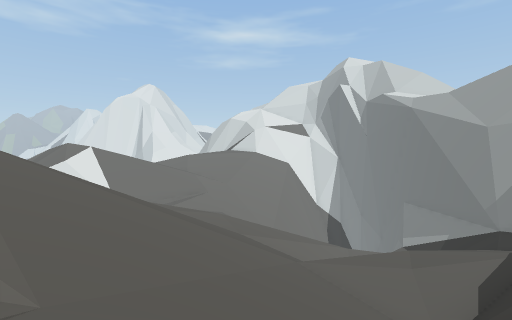
View 1 (above)

24 first-person views from a walk through a Unity game level. The camera is 1.2 m above the floor, tilts 4° down and sees 90° across. The floor is counted in squares, 1 m on a side. Each view is taken from the middle of a square. On the plan, view 1 faces up. The plan holds only what a view shows up to about 12 squares ahead; the rest is blank. The place goes on beyond the plan. The player is left out. Some surface patterns are stand-ins.

View 2
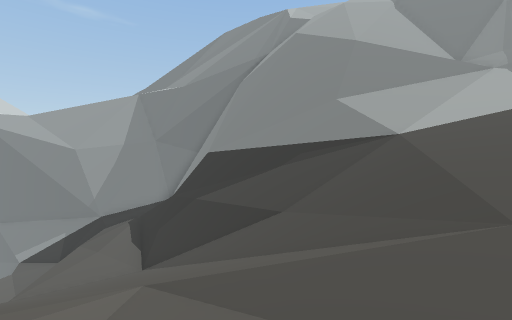

View 3
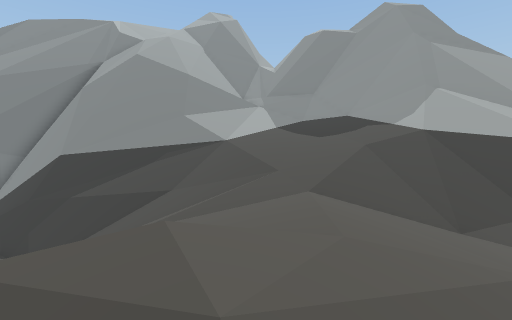

View 4
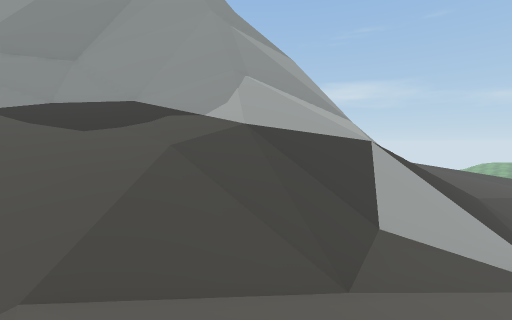

View 5
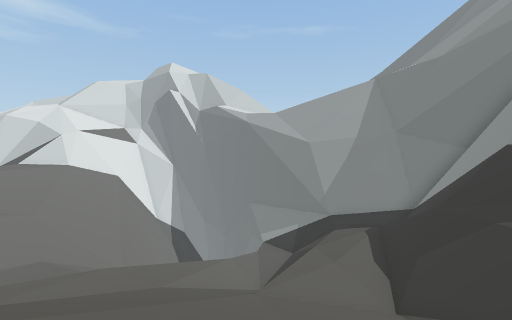

View 6
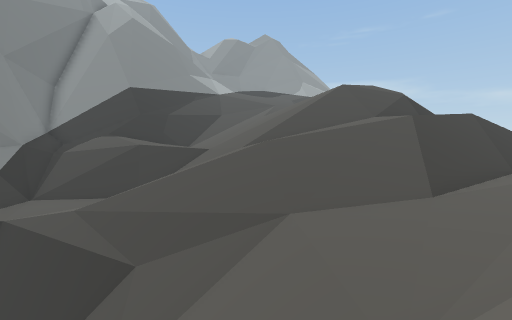

View 7
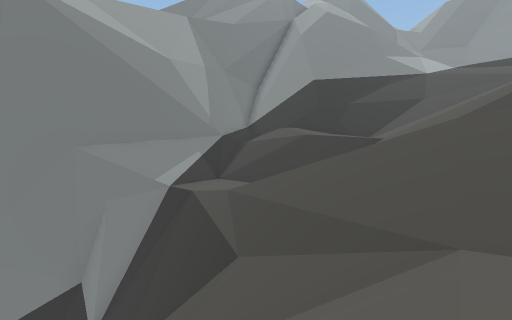

View 8
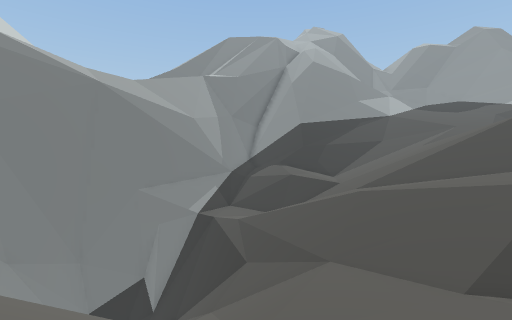

View 9
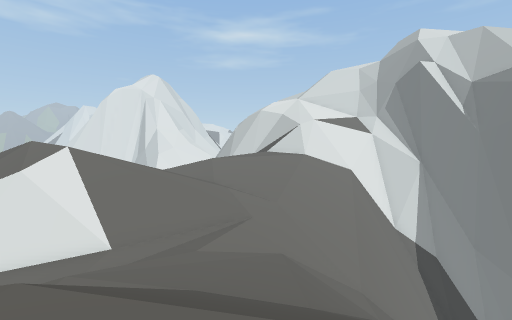

View 10
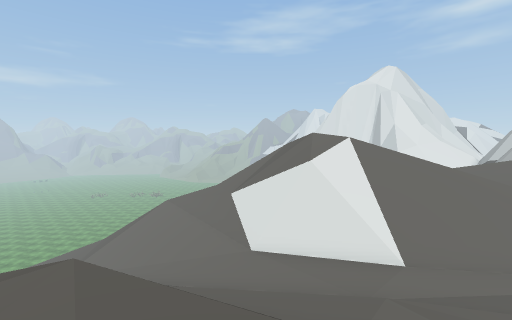

View 11
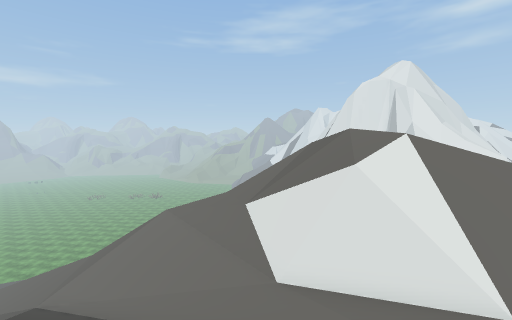

View 12
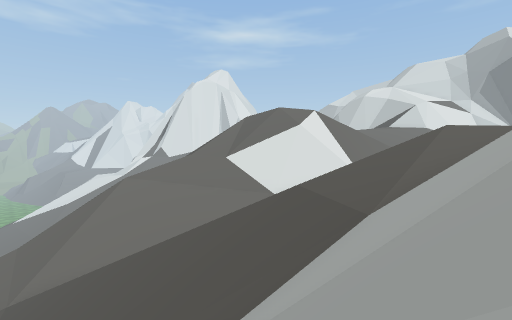

View 13
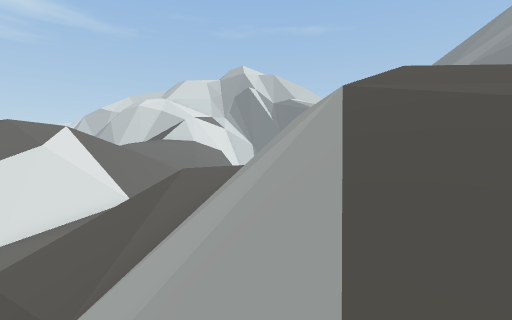

View 14
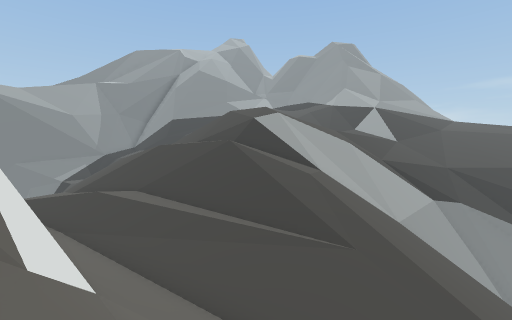

View 15
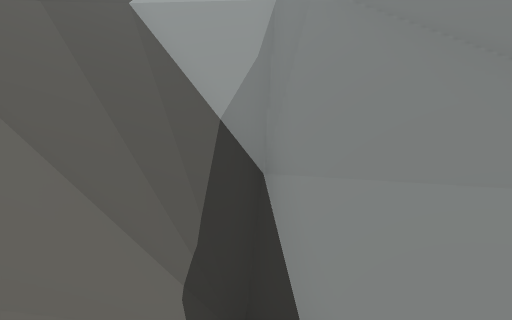

View 16
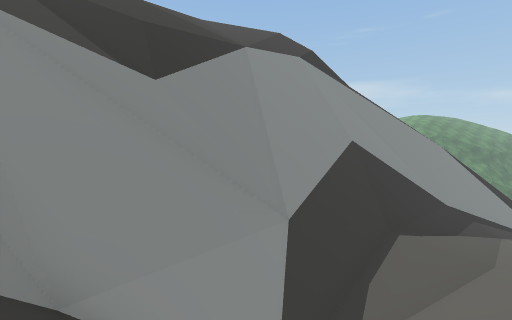

View 17
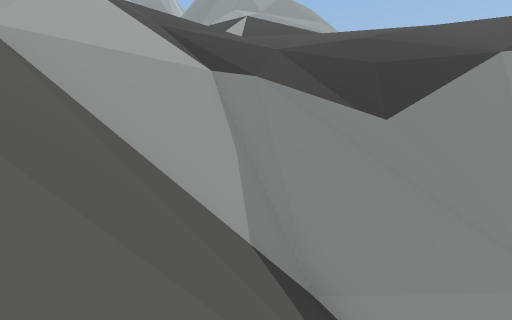

View 18
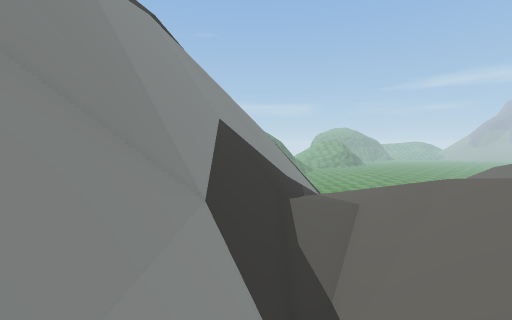

View 19
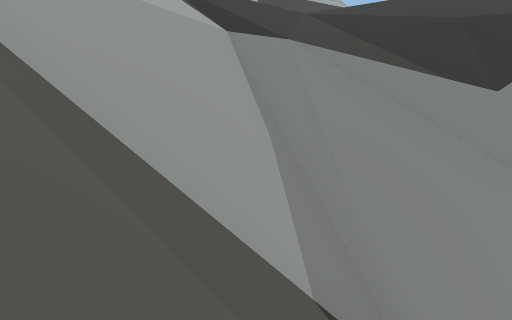

View 20
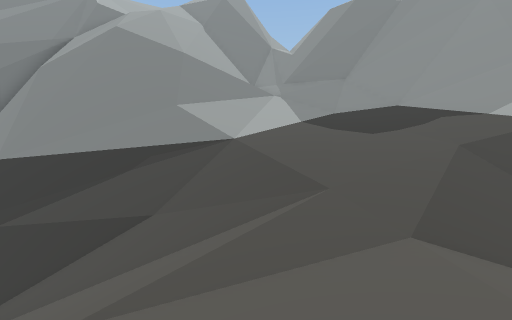

View 21
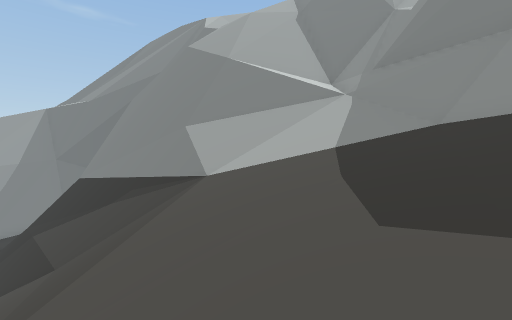

View 22
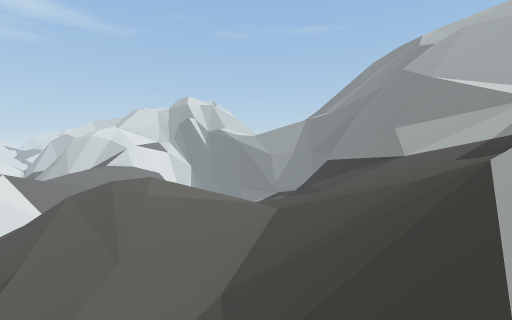

View 23
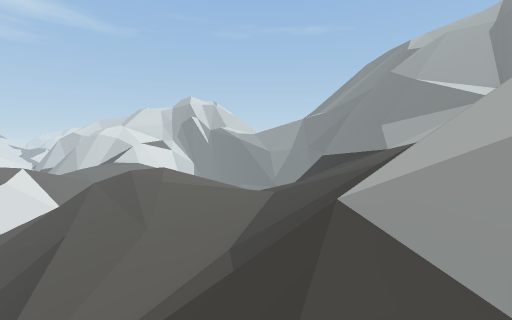

View 24
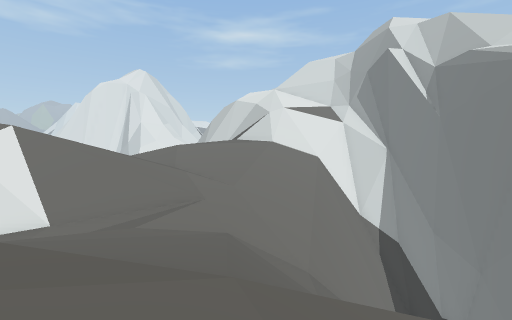

### Floor plan
Key: @ floor where view 1 was taken; # wall or solid block; x gap in a wall; . main floor; : floor 0.75 m higher than the main floor; - floor 0.75 m lower than the main floor; + floor 1.5 m higher than the main floor; _ floor 1.5 m lower than the main floor; < floor 2.5 m lower than the main floor; ( floor 3.25 m lower than the main floor; * floor 5.5 m higher than the main floor; ! floor 6.5 m lower than the main floor; ? floor 8.75 m lower than the main floor; / step, stairs or slope; = window, fence, low wall or low ledge; ^ raised ledge; v drop or lower ground; O other object.
Columns run from 30 left of view 1 to 9 right of it. Each row starts with its distance up from view 1.
 18                         /////////vv###
 17                       //////////v###=#
 16                ////:///#==/////=###= #
 15               //////=###=</////##    #
 14             ///==#####=/<<((//////  =#
 13            ////====/////<<<((/////=###
 12           /////////////<<<///////###v#
 11         //////////////<<///////////vv#
 10        /////////////</////////////(((#
  9       ////////////////////////////(((#
  8       /////////////////..---__///////##
  7             //////////...//////////// ##
  6              ////////////////////__////#
  5             /////////=//////////____O/=#
  4          / //////////////////////_===###
  3          //////=///////++/ //////==####
  2         //////##////////////////=v#=# v
  1      ////////##v////////+::..///#x=##vv
  0     ///////###vv/////////::://@//:=##v*v
 -1    //////==##vvv////..///:://////###vv//
 -2    //////=#vvv//////....:////////=##vv/
 -3   //??//=#=v=///////..../////////==#v//
 -4   /?////=#vv///////.//////////////=#///
 -5  ///==/=#vv///////////////////////##v//
 -6 /#=^^!=#vv////////////////////////##vv/
 -7 =###v=#vv/////// /////////////////=##vv
 -8 #vvvvvv//////// ///////////////==####v=
 -9  ////==/////// ///  /=========^^#^##vvv
-10       =  //// ///      =^^^#^^^^    vv
-11              ////   =   =^          v
-12              /://   =

Where each view was taken, in squares from view 1:
view 1: 0 up, 0 right, facing up
view 2: 0 up, 5 left, facing right
view 3: 4 up, 8 left, facing down-right
view 4: 0 up, 6 left, facing down
view 5: 2 up, 3 left, facing up-right
view 6: 17 up, 1 left, facing down
view 7: 15 up, 2 left, facing down-right
view 8: 18 up, 5 left, facing down-right
view 9: 6 up, 3 left, facing up
view 10: 7 up, 6 left, facing up-left
view 11: 8 up, 8 left, facing up-left
view 12: 2 up, 13 left, facing up
view 13: 2 up, 12 left, facing up-right
view 14: 14 up, 17 left, facing down-right
view 15: 0 up, 23 left, facing right
view 16: 3 up, 21 left, facing down
view 17: 4 up, 21 left, facing down-right
view 18: 1 up, 19 left, facing down-left
view 19: 3 up, 19 left, facing down-right
view 20: 2 up, 5 left, facing down-right
view 21: 5 down, 4 left, facing right
view 22: 7 down, 10 left, facing up-right
view 23: 8 down, 11 left, facing up-right
view 24: 6 up, 1 left, facing up
